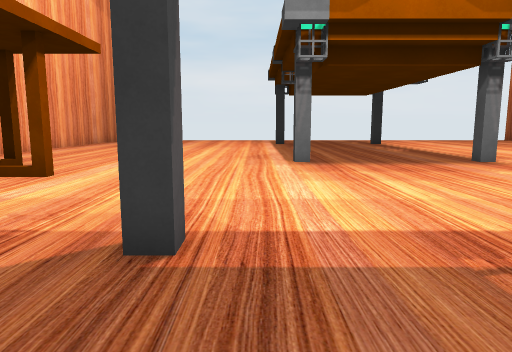
view 1 (above)

24 first-person views from a walk through a scene from a Unity 3-D project. The camera is 1.2 m above the floor, tilts 8° down and sees 70° across. The floor is counted in squares, 1 m on a side. Each view is taken from the middle of a square. On the plan, view 1 faces up. The plan holds only what a view shows up to about 15 squares ahead; the rest is blank.

view 2
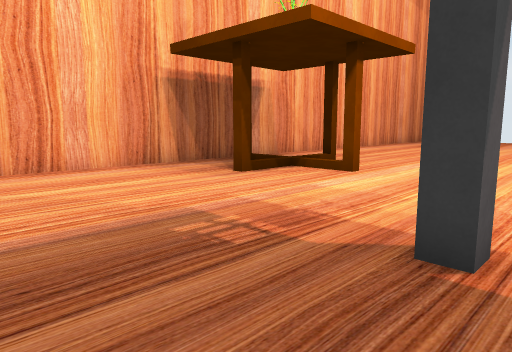

view 3
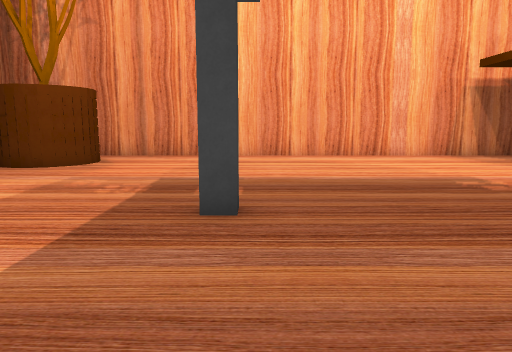

view 4
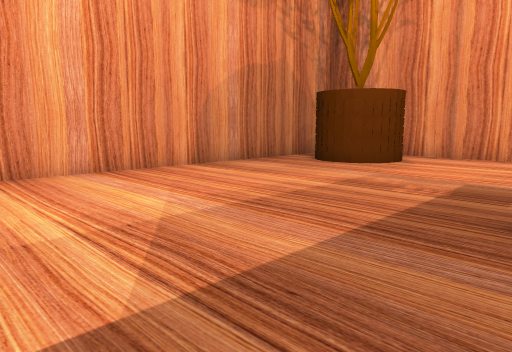

view 5
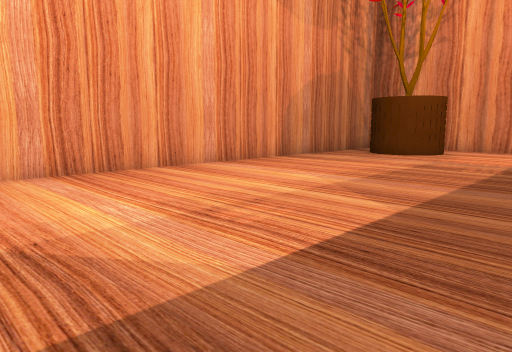

view 6
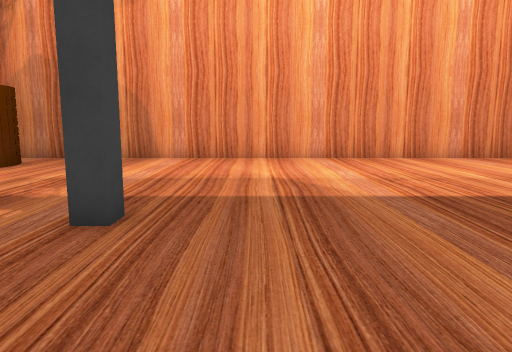

view 7
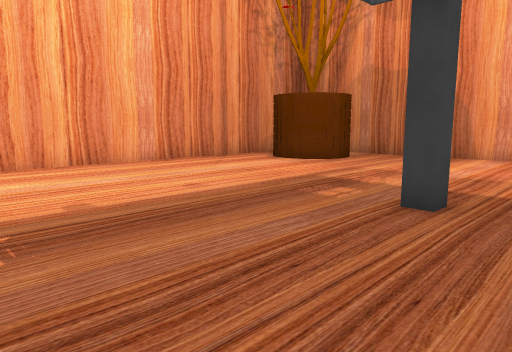

view 8
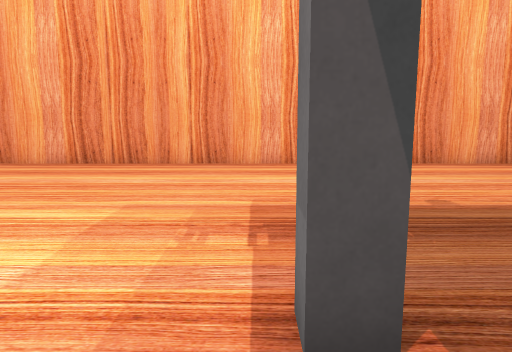

view 9
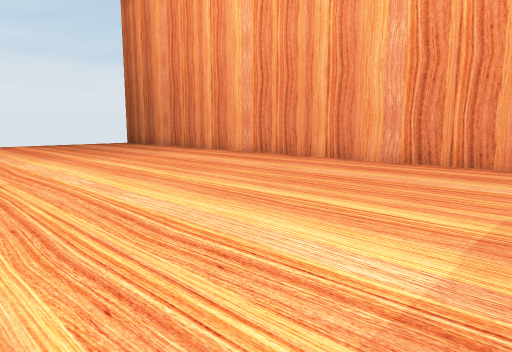

view 10
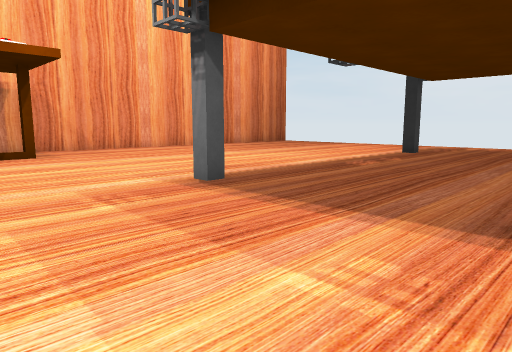

view 11
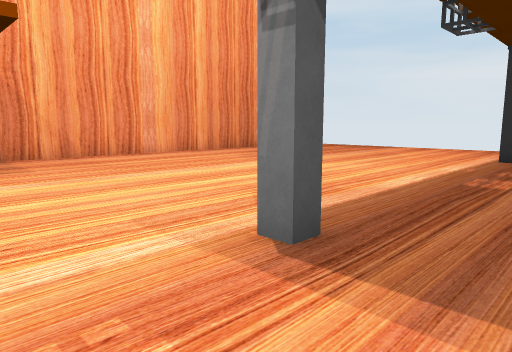

view 12
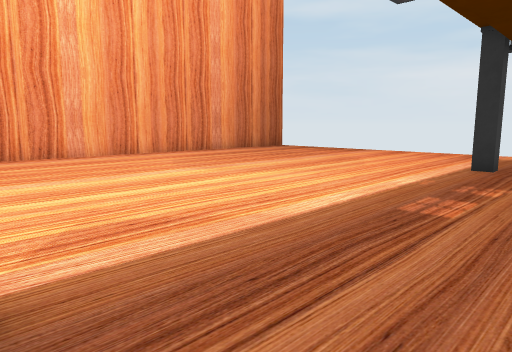

view 13
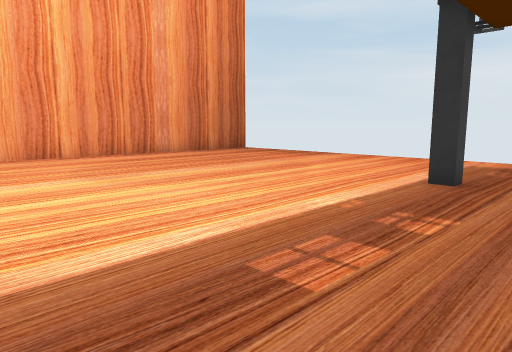

view 14
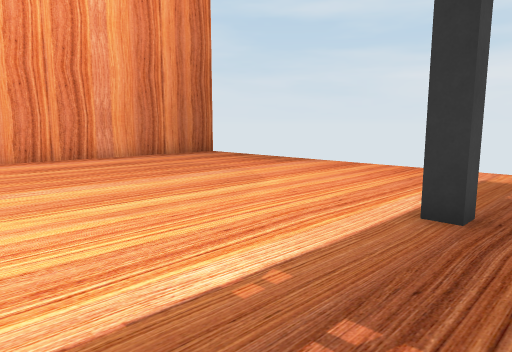

view 15
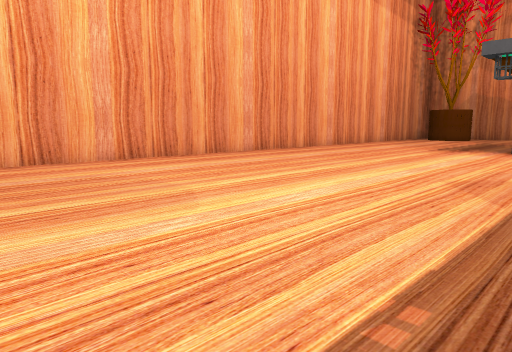

view 16
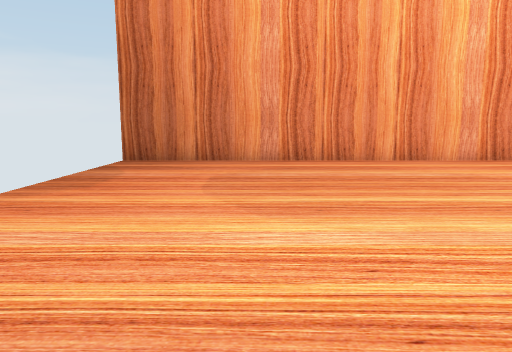

view 17
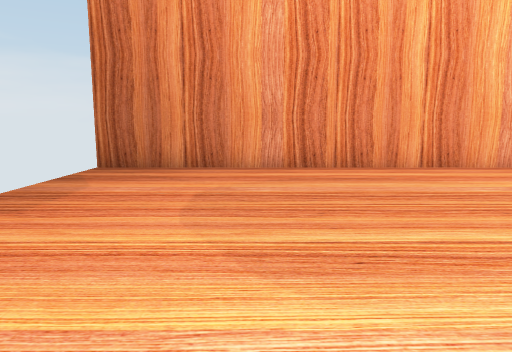

view 18
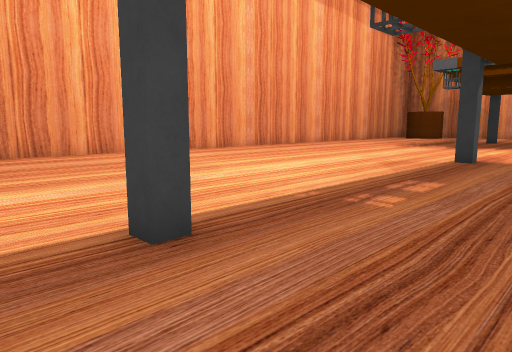

view 19
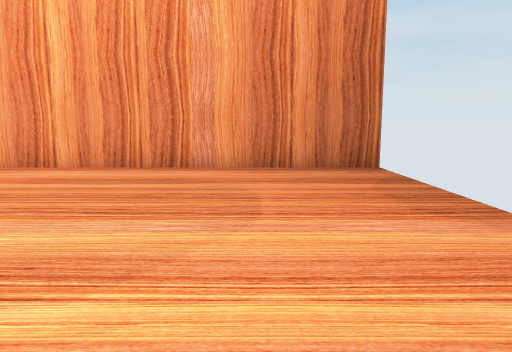

view 20
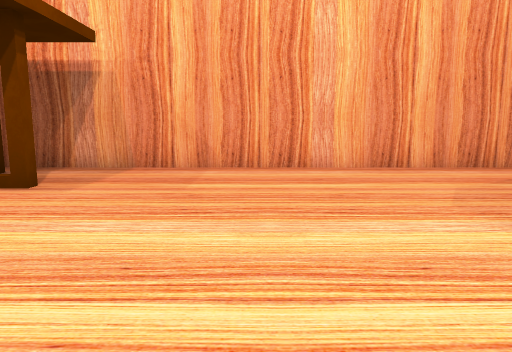

view 21
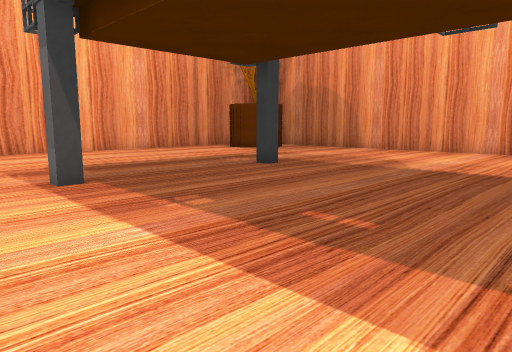

view 22
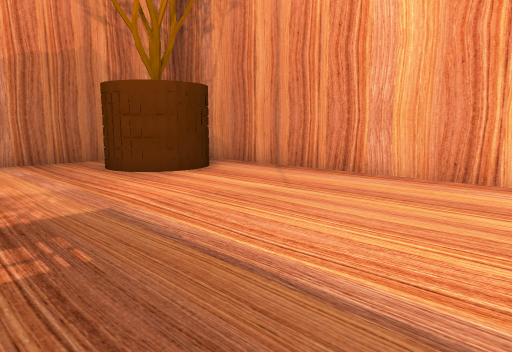

view 23
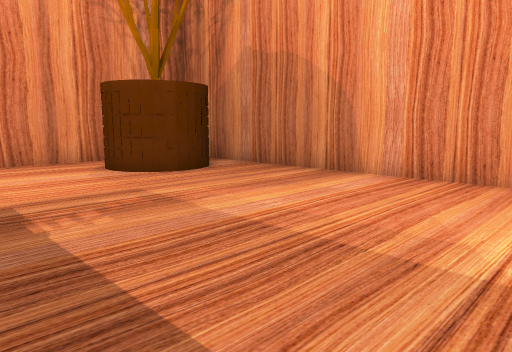

view 24
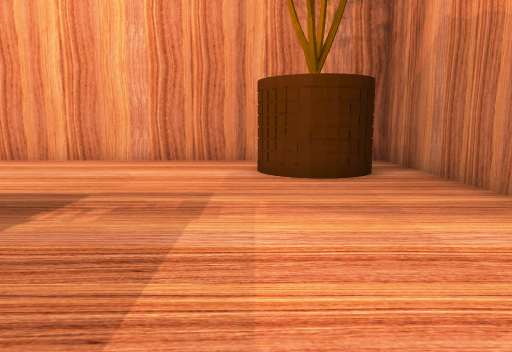

### Floor plan
Points are (right, up) in squares from view 1. A wall is a line through its corners. A room is listed if a view was taken in it or the views show most of it. See-through windows are left out.
Room 1 (views 1, 2, 3, 4, 5, 6, 7, 8, 9, 10, 11, 12, 13, 14, 15, 16, 17, 18, 19, 20, 21, 22, 23, 24)
walls: (1.8, 12.4) (1.8, 11.8) (1.3, 11.8) (1.3, 12.2); (7.9, 11.8) (7.2, 11.8) (7.2, 12.2) (7.8, 12.2); (-0.7, 3.9) (-0.7, 3.3) (-1.2, 3.3); (9.7, 3.1) (9.7, 3.7) (10.2, 3.7); (-1.2, -2.3) (-0.7, -2.3) (-0.7, -2.8); (9.7, -2.9) (9.7, -2.3) (10.2, -2.3); (7.2, 22.6) (7.2, 23.2) (7.8, 23.2); (1.8, 23.2) (1.8, 22.8) (1.2, 22.8); (19.3, -8.1) (19.3, 28.5); (-8.2, -11.3) (19.3, -11.3) (19.3, -10.9); (-10.3, 28.6) (-10.3, -9.9)
objects: tree (-9, -10) to (-6, -7); table (-9, 8); table (-7, 6); table (-7, 10); table (-5, 8); tree (15, -10) to (18, -7)

Where each view was taken, in squares from view 1:
view 1: 0 up, 0 right, facing up
view 2: 0 up, 0 right, facing up-left
view 3: 2 down, 4 right, facing left
view 4: 2 down, 4 right, facing down-left
view 5: 2 down, 8 right, facing down-left
view 6: 2 up, 8 right, facing down
view 7: 3 up, 8 right, facing down-right
view 8: 4 up, 8 right, facing right
view 9: 5 up, 8 right, facing up-right
view 10: 7 up, 8 right, facing up-left
view 11: 9 up, 4 right, facing up-left
view 12: 12 up, 4 right, facing up-left
view 13: 15 up, 4 right, facing up-left
view 14: 18 up, 3 right, facing up-left
view 15: 22 up, 7 right, facing down-right
view 16: 24 up, 7 right, facing right
view 17: 24 up, 9 right, facing right
view 18: 25 up, 4 right, facing down-right
view 19: 25 up, 0 right, facing left
view 20: 15 up, 0 right, facing left
view 21: 6 up, 2 right, facing down-right
view 22: 1 up, 2 left, facing down-left
view 23: 3 down, 7 right, facing down-right
view 24: 7 down, 7 right, facing right
